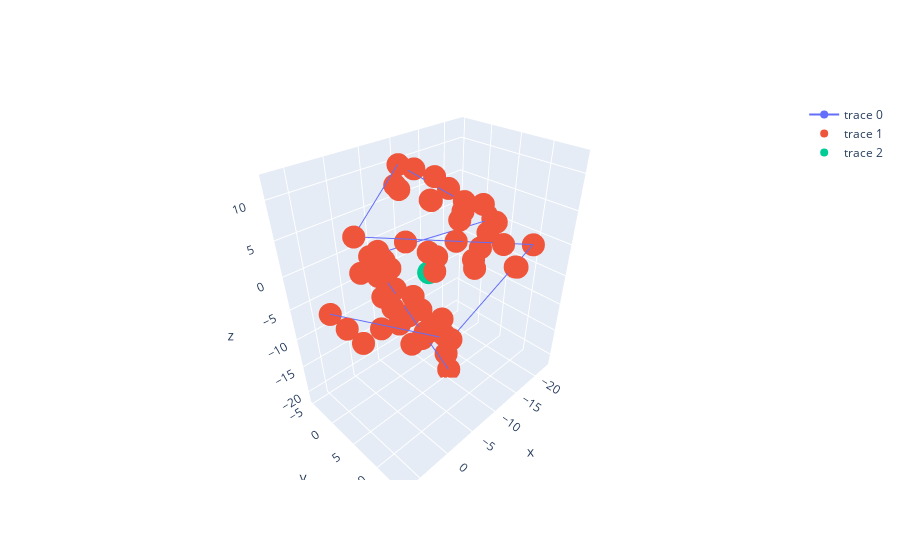

The notebook cell saved with this chart:
### Code cell
fig = go.Figure()
fig.add_trace(go.Scatter3d(x=cavity_volume.x, 
                           y=cavity_volume.y, 
                           z=cavity_volume.z, 
                          mode='markers+lines'))
fig.add_trace(go.Scatter3d(x=temp.x, 
                           y=temp.y, 
                           z=temp.z,
                          mode='markers'))
fig.add_trace(go.Scatter3d(x=[rmsd.centroid(cavity_coord)[0]], 
                           y=[rmsd.centroid(cavity_coord)[1]],
                           z=[rmsd.centroid(cavity_coord)[2]],
                          mode="markers"))
fig.show()
